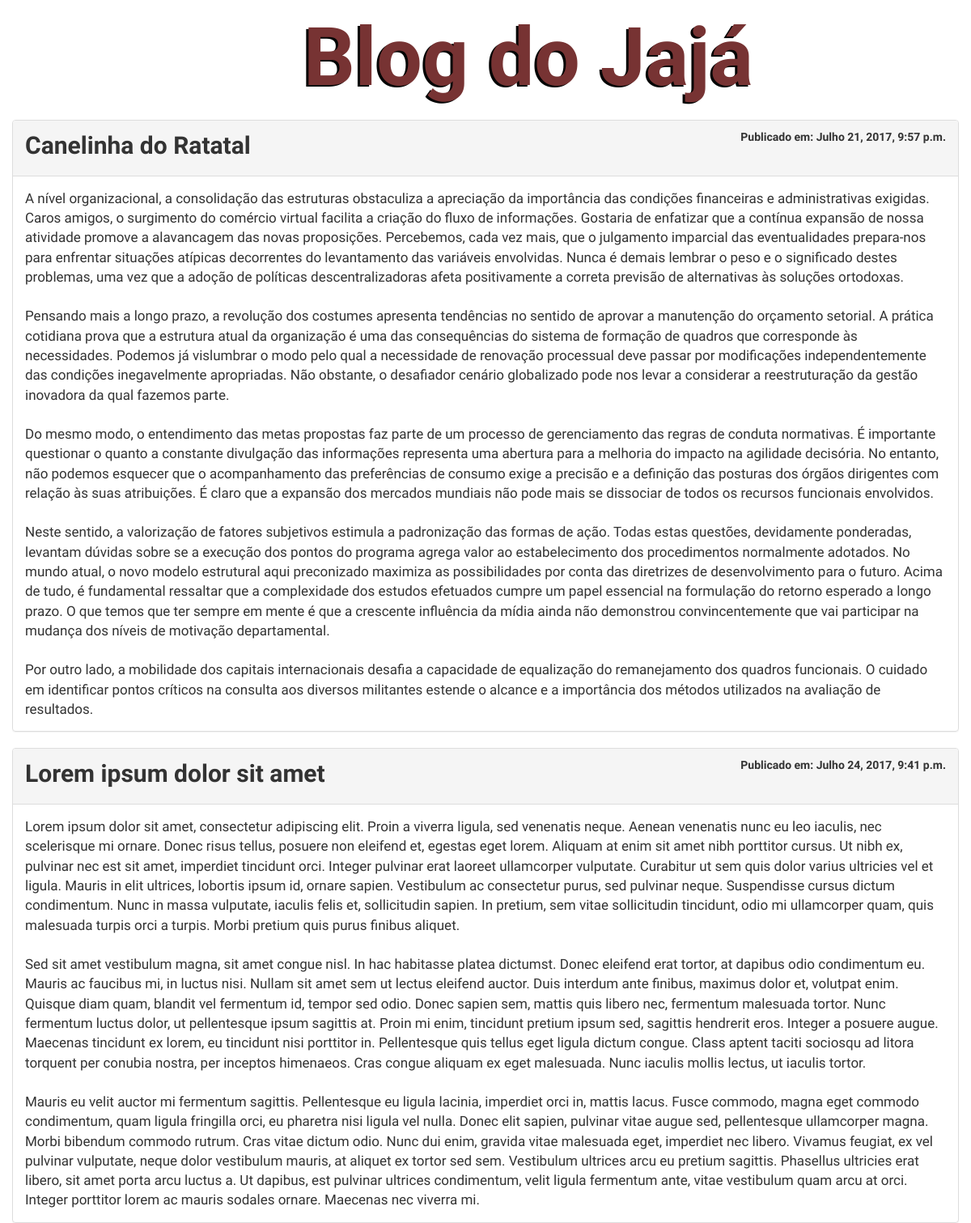
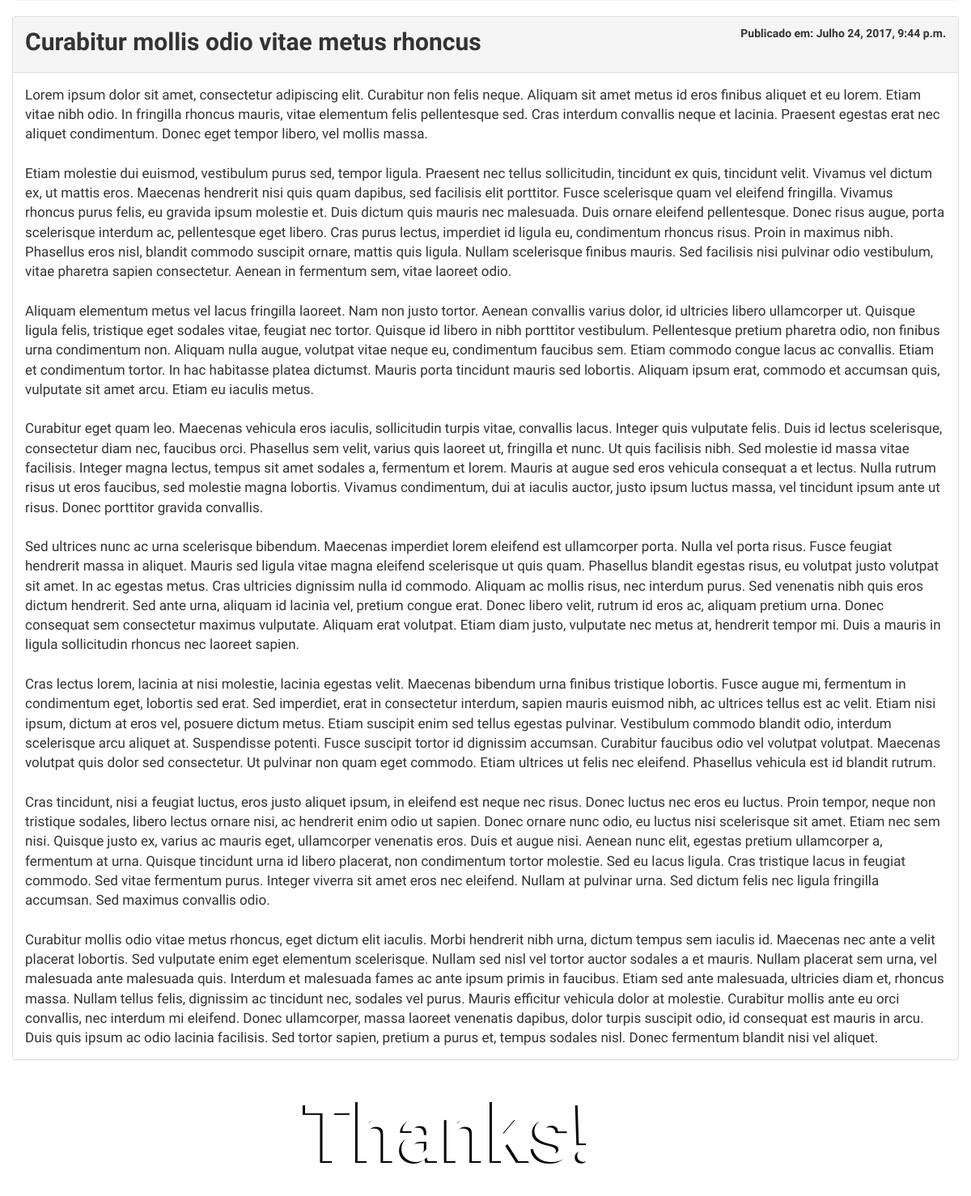
The page / on the database its author committed (2 pictures, top to bottom).
### blog/models.py (models this page shows, shortened)
class Post(models.Model):
    titulo = models.CharField(max_length=200)
    texto = models.TextField()
    data_criacao = models.DateTimeField(default=timezone.now)
    data_publicacao = models.DateTimeField(null = True, blank = True)
    autor = models.ForeignKey("auth.User")

### blog/views.py (the view)
# urls.py: url(r'^$', views.post_list),
def post_list(request):
    posts_publicados = Post.objects.filter(data_publicacao__lte=timezone.now()).order_by('data_publicacao')
    return render(request, "post_list.html", {'posts': posts_publicados})

### blog/templates/post_list.html (shortened to what this page needs)
{% load staticfiles %}
<!DOCTYPE html>
<html lang="en">
<head>
    <link rel="stylesheet" href="https://maxcdn.bootstrapcdn.com/bootstrap/3.3.7/css/bootstrap.min.css">
    <link rel="stylesheet" href="{% static 'css/blog.css' %}">
</head>
<body>
    <div class="container">
        <div class="row">
            <div>
                <label class="titulo">Blog do Jajá</label>
            </div>
            {% for post in posts %}
            <div class="panel panel-default">
                <div class="panel-heading">
                    <label style="font-size: 30px">{{ post.titulo}}</label>
                    <label style="float: right">Publicado em: {{ post.data_publicacao }}</label>
                </div>
                <div class="panel-body">{{ post.texto|linebreaksbr}}
                </div>
            </div>
            {% endfor %}
        </div>
    </div>
<label class="titulo" style="color: white">Thanks!</label>
</body>
</html>

### blog/static/css/blog.css (style rules this page uses)
body { background-image: url("../img/fundo.jpg"); background-repeat: no-repeat; background-size: 100%; background-attachment: fixed; background-position: center; }
body { font-family: Chewy; }
.panel { background-color: rgba(255, 255, 255, 0.7); }
.panel > .panel-body { font-size: 17px; }
.titulo { text-shadow: -3px 2px #040404; font-size: 100px; color: #773333; margin-left: calc(50% - 225px); }

### rows shown on the page
Post: titulo "Canelinha do Ratatal", data_publicacao "Julho 21, 2017, 9:57 p.m.", texto "A nível organizacional, a consolidação das estruturas obstaculiza a apreciação da importância das condições financeiras e administrativas exigidas. Caros amigos, o surgimento do comércio virtual facilita a criação do fluxo de informações. Gostaria de enfatizar que a contínua expansão de nossa atividade promove a alavancagem das novas proposições. Percebemos, cada vez mais, que o julgamento imparcial das eventualidades prepara-nos para enfrentar situações atípicas decorrentes do levantamento das variáveis envolvidas. Nunca é demais lembrar o peso e o significado destes problemas, uma vez que a adoção de políticas descentralizadoras afeta positivamente a correta previsão de alternativas às…"
Post: titulo "Lorem ipsum dolor sit amet", data_publicacao "Julho 24, 2017, 9:41 p.m.", texto "Lorem ipsum dolor sit amet, consectetur adipiscing elit. Proin a viverra ligula, sed venenatis neque. Aenean venenatis nunc eu leo iaculis, nec scelerisque mi ornare. Donec risus tellus, posuere non eleifend et, egestas eget lorem. Aliquam at enim sit amet nibh porttitor cursus. Ut nibh ex, pulvinar nec est sit amet, imperdiet tincidunt orci. Integer pulvinar erat laoreet ullamcorper vulputate. Curabitur ut sem quis dolor varius ultricies vel et ligula. Mauris in elit ultrices, lobortis ipsum id, ornare sapien. Vestibulum ac consectetur purus, sed pulvinar neque. Suspendisse cursus dictum condimentum. Nunc in massa vulputate, iaculis felis et, sollicitudin sapien. In pretium, sem vitae…"
Post: titulo "Curabitur mollis odio vitae metus rhoncus", data_publicacao "Julho 24, 2017, 9:44 p.m.", texto "Lorem ipsum dolor sit amet, consectetur adipiscing elit. Curabitur non felis neque. Aliquam sit amet metus id eros finibus aliquet et eu lorem. Etiam vitae nibh odio. In fringilla rhoncus mauris, vitae elementum felis pellentesque sed. Cras interdum convallis neque et lacinia. Praesent egestas erat nec aliquet condimentum. Donec eget tempor libero, vel mollis massa. Etiam molestie dui euismod, vestibulum purus sed, tempor ligula. Praesent nec tellus sollicitudin, tincidunt ex quis, tincidunt velit. Vivamus vel dictum ex, ut mattis eros. Maecenas hendrerit nisi quis quam dapibus, sed facilisis elit porttitor. Fusce scelerisque quam vel eleifend fringilla. Vivamus rhoncus purus felis, eu…"
